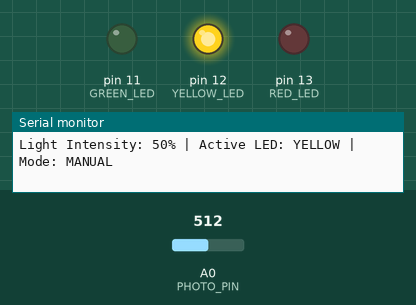
Bench run of a sketch on a simulated Arduino Uno, built with avr-gcc and run on an emulated ATmega328P. Parts: output pins drawn as LEDs (lit = HIGH), the last lines printed to the serial monitor. Inputs (shaded band) come from the test bench; at power-on: A0 (PHOTO_PIN) = 512.

Above: at 1.3 s.
1.4 s: A0 (PHOTO_PIN) set to 437
2.9 s: A0 (PHOTO_PIN) set to 407
At 3.3 s:
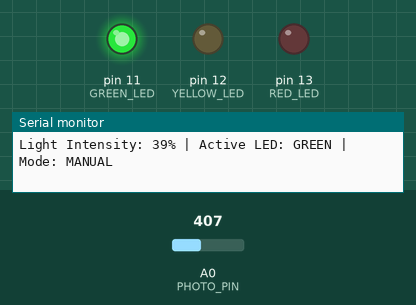
4.5 s: A0 (PHOTO_PIN) set to 900
At 5.7 s:
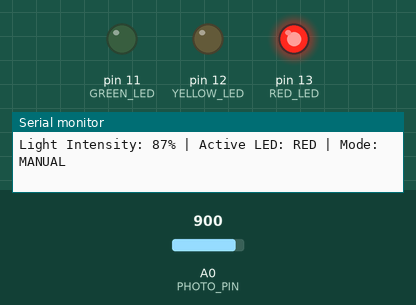
Timing chart, 0 to 7.5 s (numbered marks = the images above; inputs shaded):
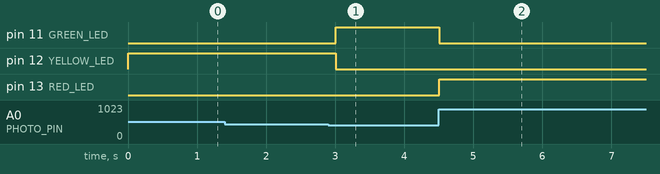

Measured:
- the behaviour switches between 420 and 419 on A0 (PHOTO_PIN) (found by bisection; images 0 and 1)
- after the input at 2.9 s, pin 11 (GREEN_LED): LOW → HIGH after 0.11 s; pin 12 (YELLOW_LED): HIGH → LOW after 0.11 s
- after the input at 4.5 s, pin 11 (GREEN_LED): HIGH → LOW at once; pin 13 (RED_LED): LOW → HIGH at once

The sketch:

lab_midterm_exam.ino
```cpp
#define PHOTO_PIN A0
#define RED_LED 13
#define YELLOW_LED 12
#define GREEN_LED 11

String inputString = "";
bool manualMode = true; // Default: MANUAL mode
String activeLED = "NONE"; // Tracks which LED is active
int brightness = 0; // Current light intensity (0-100%)

// Adjustable thresholds
int greenThreshold = 40; // upper limit for GREEN (%)
int redThreshold   = 70; // lower limit for RED (%)
// YELLOW automatically fills the range between GREEN and RED

// Default thresholds
const int DEFAULT_GREEN = 40;
const int DEFAULT_RED = 70;

void setup() {
  Serial.begin(9600);
  pinMode(PHOTO_PIN, INPUT);
  pinMode(RED_LED, OUTPUT);
  pinMode(YELLOW_LED, OUTPUT);
  pinMode(GREEN_LED, OUTPUT);
}

void loop() {
  // Read photo value in both modes
  int photoValue = analogRead(PHOTO_PIN);
  brightness = map(photoValue, 0, 1023, 0, 100); // 0–100%

  // Update LEDs according to thresholds
  updateLEDs();

  // Display status
  displayStatus();

  delay(500);

  // Check Serial input
  if (Serial.available()) {
    inputString = Serial.readStringUntil('\n');
    inputString.trim();
    inputString.toUpperCase();
    handleCommand(inputString);
  }
}

// Update LEDs based on brightness and thresholds
void updateLEDs() {
  if (brightness <= greenThreshold) {
    digitalWrite(RED_LED, LOW);
    digitalWrite(YELLOW_LED, LOW);
    digitalWrite(GREEN_LED, HIGH);
    activeLED = "GREEN";
  }
  else if (brightness <= redThreshold) { // YELLOW is in between
    digitalWrite(RED_LED, LOW);
    digitalWrite(YELLOW_LED, HIGH);
    digitalWrite(GREEN_LED, LOW);
    activeLED = "YELLOW";
  }
  else {
    digitalWrite(RED_LED, HIGH);
    digitalWrite(YELLOW_LED, LOW);
    digitalWrite(GREEN_LED, LOW);
    activeLED = "RED";
  }
}

// Handle Serial commands in manual mode
void handleCommand(String command) {
  if (command.startsWith("MODE")) {
    String modeType = command.substring(5);
    modeType.trim();

    if (modeType == "MANUAL") {
      manualMode = true;
      Serial.println("Switched to MANUAL mode.");
    }
    else if (modeType == "AUTO") {
      manualMode = false;
      // Reset thresholds to default when switching to automatic
      greenThreshold = DEFAULT_GREEN;
      redThreshold = DEFAULT_RED;
      Serial.println("Switched to AUTOMATIC mode. Thresholds reset to default.");
    }
    else {
      Serial.println("Wrong command!");
    }
  }
  else if (manualMode) {
    if (command.startsWith("SET")) {
      String parts = command.substring(4);
      parts.trim();
      int spaceIndex = parts.indexOf(' ');
      if (spaceIndex == -1) {
        Serial.println("Wrong command!");
        return;
      }

      String action = parts.substring(0, spaceIndex);
      String valueStr = parts.substring(spaceIndex + 1);
      action.trim();
      valueStr.trim();

      int value = valueStr.toInt();
      if (value < 0) value = 0;
      if (value > 100) value = 100;

      // Directly update thresholds
      if (action == "LOW") {
        greenThreshold = value;
        Serial.print("GREEN threshold updated to: ");
        Serial.print(greenThreshold);
        Serial.println("%");
      }
      else if (action == "HIGH") {
        redThreshold = value;
        Serial.print("RED threshold updated to: ");
        Serial.print(redThreshold);
        Serial.println("%");
      }
      else {
        Serial.println("Wrong command! Use LOW or HIGH.");
      }
    }
    else {
      Serial.println("Wrong command!");
    }
  }
  else {
    Serial.println("Wrong command!");
  }
}

// Display the current status
void displayStatus() {
  Serial.print("Light Intensity: ");
  Serial.print(brightness);
  Serial.print("% | Active LED: ");
  Serial.print(activeLED);
  Serial.print(" | Mode: ");
  Serial.print(manualMode ? "MANUAL" : "AUTOMATIC");

  // Only show environment in AUTOMATIC mode
  if (!manualMode) {
    String environment = "";
    if (brightness <= 40) environment = "Cloudy";
    else if (brightness <= 70) environment = "Normal";
    else environment = "Bright Sunlight";

    Serial.print(" | Environment: ");
    Serial.print(environment);
  }

  Serial.println();
}
```
